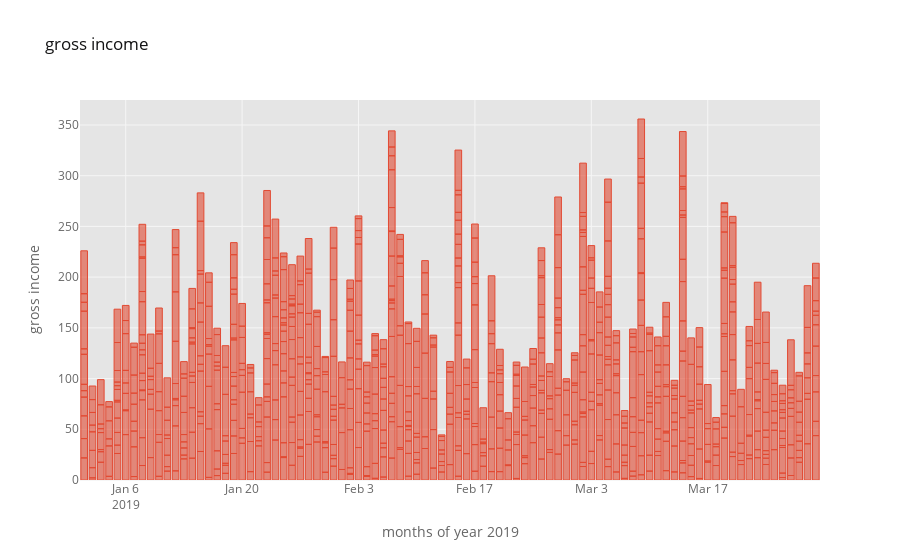

The code cell stored with this chart in its notebook:
### Markdown cell above
4. __What is the Gross Income of each Customer order at Supermarket  per each month ?__

### Code cell
#print(df['Date'].year)
df['Date'].astype('datetime64')
# df['year'] = df['Date'].dt.year
# df['month'] = df['Date'].apply(lambda x :x.month)
df['month'] = df['Date'].dt.month_name(locale='English')
date_total = df[['Date','gross income']]
date_total.iplot(kind = 'bar',x = 'Date' , y = 'gross income',title ='gross income ',xTitle = 'months of year 2019',yTitle = 'gross income' )

### Figure 1 — Plotly figure (JSON) as saved in the notebook; plotly's stock layout.template omitted (floating-point values rounded to 4 significant figures; data arrays with more than 128 entries replaced by an {"elided": "..."} marker saying what was removed)
{"data": [{"marker": {"color": "rgba(226, 74, 51, 0.6)", "line": {"color": "rgba(226, 74, 51, 1.0)", "width": 1}}, "name": "gross income", "orientation": "v", "text": "", "type": "bar", "x": {"elided": "1000 str values"}, "y": {"elided": "1000 float values"}}], "layout": {"legend": {"bgcolor": "#FFFFFF", "font": {"color": "#666666"}}, "paper_bgcolor": "#FFFFFF", "plot_bgcolor": "#E5E5E5", "title": {"font": {"color": "#151516"}, "text": "gross income "}, "xaxis": {"gridcolor": "#F6F6F6", "showgrid": true, "tickfont": {"color": "#666666"}, "title": {"font": {"color": "#666666"}, "text": "months of year 2019"}, "zerolinecolor": "#F6F6F6"}, "yaxis": {"gridcolor": "#F6F6F6", "showgrid": true, "tickfont": {"color": "#666666"}, "title": {"font": {"color": "#666666"}, "text": "gross income"}, "zerolinecolor": "#F6F6F6"}}}
